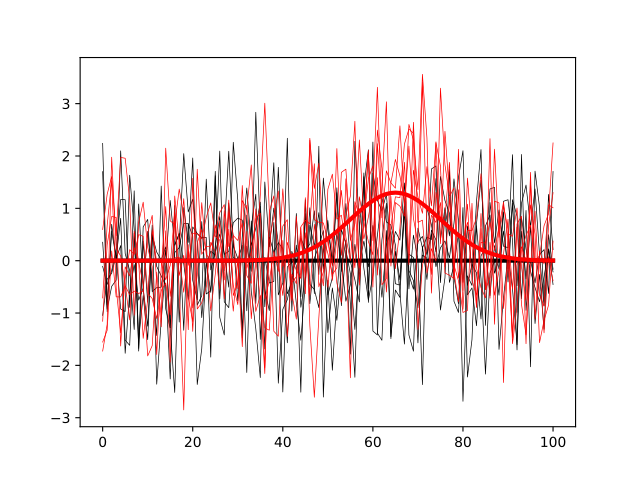

Here is the Python script that generated this plot:
import power1d

#(0) Create geometry and noise models:
J         = 5    # sample size
Q         = 101  # continuum size
q         = 65   # signal location
baseline  = power1d.geom.Null(Q=Q)
signal0   = power1d.geom.Null(Q=Q)
signal1   = power1d.geom.GaussianPulse(Q=101, q=q, amp=1.3, sigma=10)
noise     = power1d.noise.Gaussian(J=5, Q=101, sigma=1)

#(1) Create data sample models:
model0    = power1d.models.DataSample(baseline, signal0, noise, J=J)  #null
model1    = power1d.models.DataSample(baseline, signal1, noise, J=J)  #alternative

#(2) Visualize the models:
model0.plot( color='k' )
model1.plot( color='r' )
